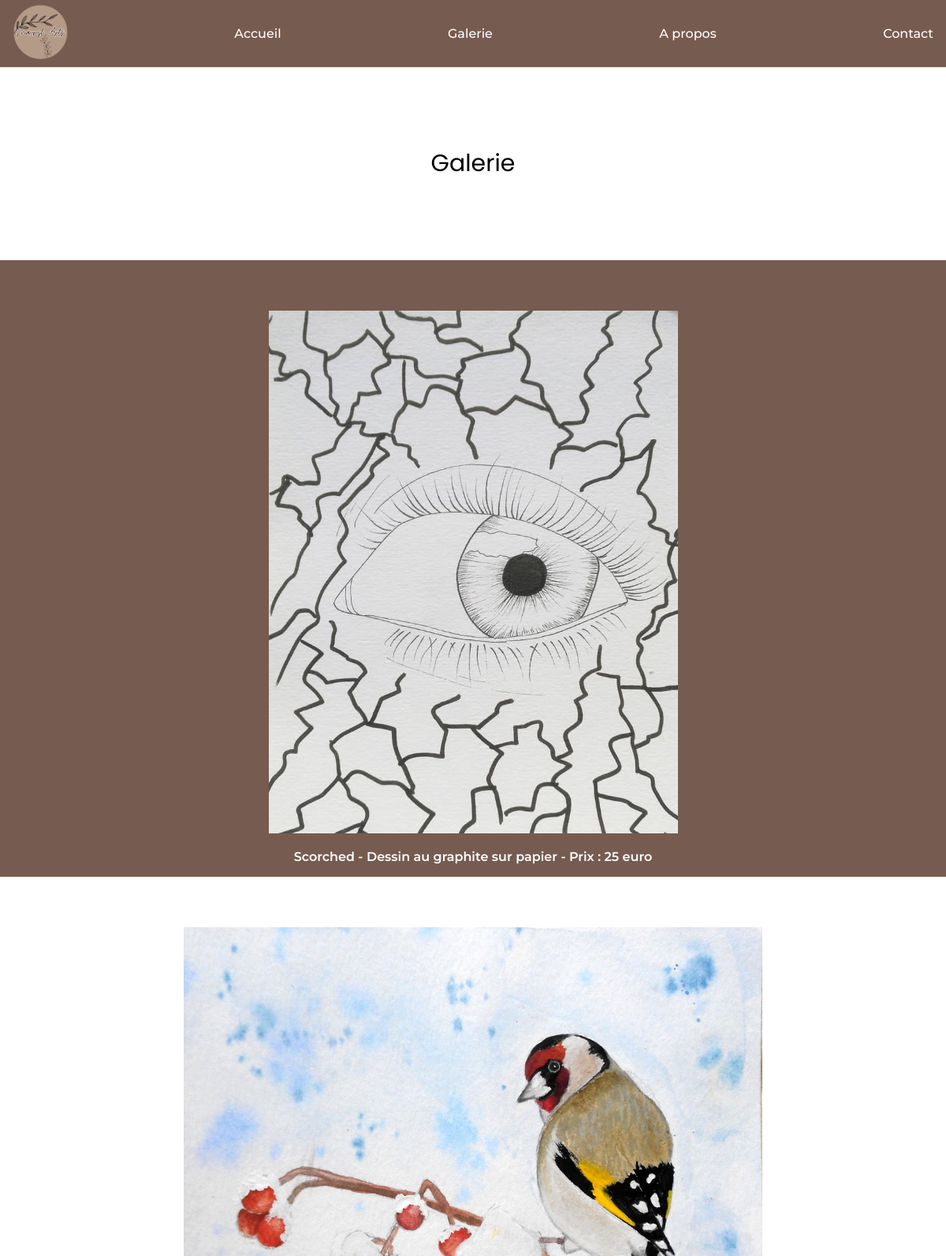
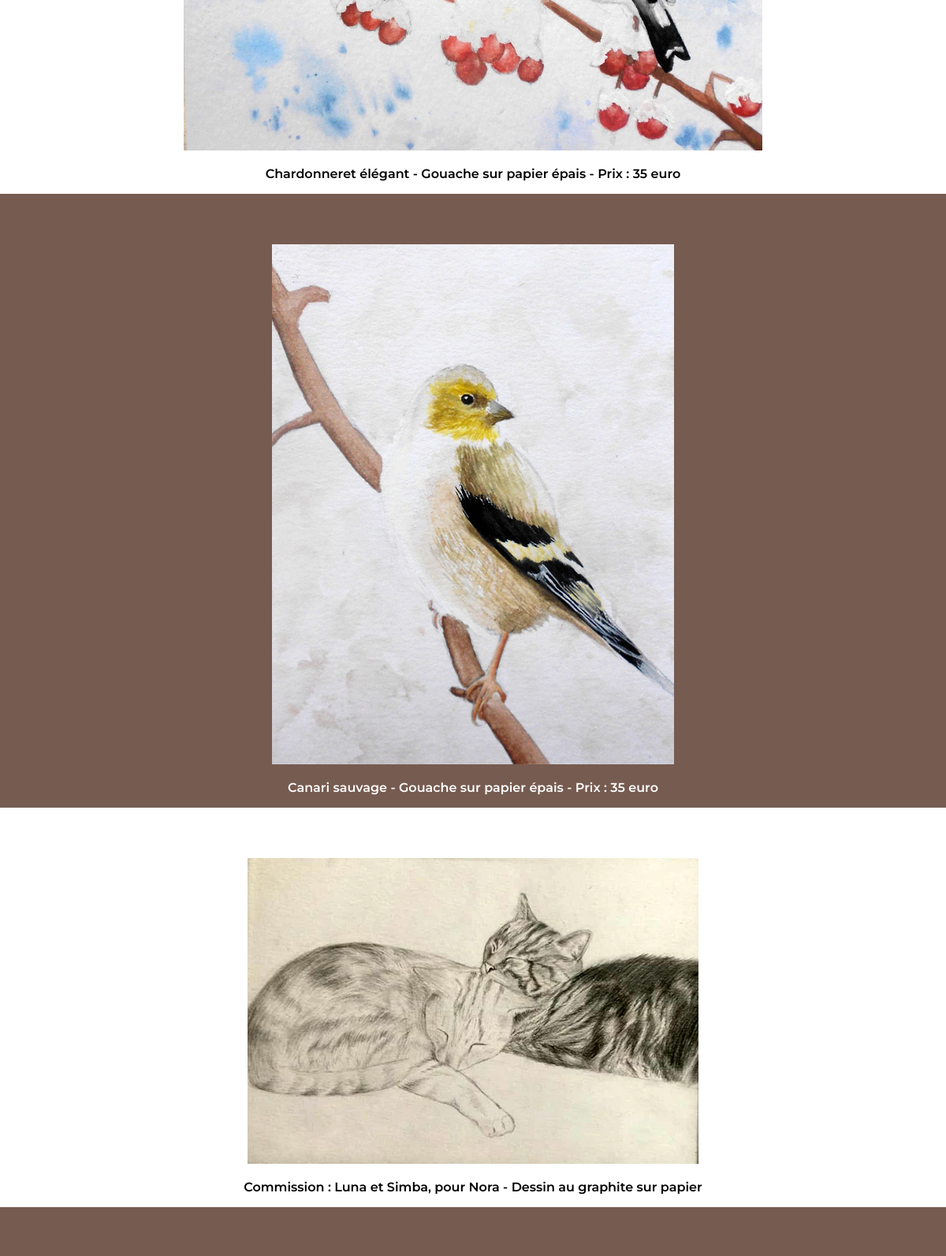
The app's page /?page=gallery (upper part) with its own data (2 pictures, top to bottom).
### tables this page shows
CREATE TABLE `gallery` (
  `id_img` int(11) NOT NULL,
  `path_img` varchar(255) DEFAULT NULL,
  `title_img` varchar(255) DEFAULT NULL
);

### php/public/controllers/Controller.php (called while the page is built, shortened)
<?php
require_once dirname(__DIR__) . "/models/BddConnect.php";
class Controller
{
    function index()
    {
        require_once dirname(__DIR__) . "/views/base.php";
    }
    function getAllImages()
    {
        $conn = new BddConnect;
        return $conn->getAllImages();
    }
}
?>

### php/public/index.php (called while the page is built)
<?php
require_once "controllers/Controller.php";
$controller = new Controller;
$controller->index();
?>

### routes.php (called while the page is built, shortened)
<?php
get("/", "./index.php");

### php/public/models/BddConnect.php (called while the page is built, shortened)
<?php
class BddConnect
{
    public $connexion;
    public function __construct()
    {
        $user = "root";
        $password = "root";
        $bdd = "mavrylArts";
        $server = "mysql:host=mysql;dbname=$bdd";
        try {
            $options = array(
                PDO::ATTR_ERRMODE => PDO::ERRMODE_EXCEPTION,
                PDO::ATTR_EMULATE_PREPARES => false
            );
            $this->connexion = new PDO($server, $user, $password, $options);
        } catch (PDOException $e) {
            error_log("Erreur de connexion : " . $e->getMessage(), 0);
            throw new Exception("Erreur de connexion à la base de données.");
        }
    }
    public function getAllImages()
    {
        try {
            $sql_select_images = "SELECT * FROM gallery";
            $stmt_select_images = $this->connexion->prepare($sql_select_images);
            $stmt_select_images->execute();
            return $stmt_select_images->fetchAll(PDO::FETCH_ASSOC);
        } catch (Exception $e) {
            error_log("Échec de la récupération des images : " . $e->getMessage(), 0);
            return [];
        }
    }
}
?>

### php/public/views/gallery.php (the view, shortened to what this page needs)
<?php
require_once dirname(__DIR__) . "/controllers/Controller.php";
$controller = new Controller;
$images = $controller->getAllImages();
?>
<article class="gallery">
    <h2 class="pageBlank">Galerie</h2>
    <?php
    if (!empty($images)) {
        foreach ($images as $image) {
            echo "<figure>";
            echo "<img src='../img/" . htmlspecialchars($image['path_img']) . "' alt='" . htmlspecialchars($image['title_img']) . "'>";
            echo "<figcaption>" . htmlspecialchars($image['title_img']) . "</figcaption>";
            echo "</figure>";
        }
    } else {
        echo "<p>No images found.</p>";
    }
    ?>
</article>

### php/public/css/base.css (style rules this page uses)
:root { --White: #ffffff; --Beige: #EEDCCE; --LightBrown: #B49B87; --Brown: #765B50; --Black: #000000; }
* { font-family: 'Montserrat', sans-serif; font-size: 1rem; margin: 0; padding: 0; text-decoration: none; list-style-type: none; text-align: center; }
h2 { color: var(--Black); font-size: 30px; font-weight: 400; padding: 1rem; padding: 4rem 0 4rem 0; }
h1, h2 { font-family: "Poppins", sans-serif; }
figcaption { font-weight: 600; }
article:nth-child(even) { background-color: var(--White); }
figure:nth-child(even) { background-color: var(--Brown); }
figure:nth-child(odd) { background-color: var(--White); }
figure:nth-child(even) figcaption { color: var(--White); }
figure:nth-child(odd) figcaption { color: var(--Black); }
figure { padding: 4rem 4rem 0 4rem; }
figcaption { padding: 1rem; }
.pageBlank { padding: 100px; }
article { display: flex; flex-direction: column; align-items: center; flex-wrap: wrap; }
.gallery { align-items: normal; }

### records on screen
gallery: path_img (picture), title_img "Scorched - Dessin au graphite sur papier - Prix : 25 euro"
gallery: path_img (picture), title_img "Chardonneret élégant - Gouache sur papier épais - Prix : 35 euro"
gallery: path_img (picture), title_img "Canari sauvage - Gouache sur papier épais - Prix : 35 euro"
gallery: path_img (picture), title_img "Commission : Luna et Simba, pour Nora - Dessin au graphite sur papier"
